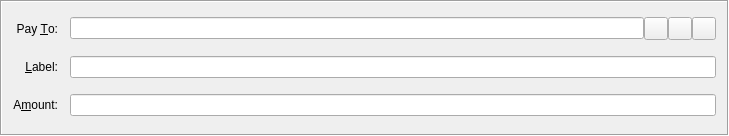
<?xml version="1.0" encoding="UTF-8"?>
<ui version="4.0">
 <class>SendCoinsEntry</class>
 <widget class="QFrame" name="SendCoinsEntry">
  <property name="geometry">
   <rect>
    <x>0</x>
    <y>0</y>
    <width>729</width>
    <height>136</height>
   </rect>
  </property>
  <property name="windowTitle">
   <string>Form</string>
  </property>
  <property name="frameShape">
   <enum>QFrame::Box</enum>
  </property>
  <property name="frameShadow">
   <enum>QFrame::Sunken</enum>
  </property>
  <layout class="QGridLayout" name="gridLayout">
   <property name="spacing">
    <number>12</number>
   </property>
   <item row="5" column="0">
    <widget class="QLabel" name="label">
     <property name="text">
      <string>A&amp;mount:</string>
     </property>
     <property name="alignment">
      <set>Qt::AlignRight|Qt::AlignTrailing|Qt::AlignVCenter</set>
     </property>
     <property name="buddy">
      <cstring>payAmount</cstring>
     </property>
    </widget>
   </item>
   <item row="3" column="0">
    <widget class="QLabel" name="label_2">
     <property name="text">
      <string>Pay &amp;To:</string>
     </property>
     <property name="alignment">
      <set>Qt::AlignRight|Qt::AlignTrailing|Qt::AlignVCenter</set>
     </property>
     <property name="buddy">
      <cstring>payTo</cstring>
     </property>
    </widget>
   </item>
   <item row="5" column="1">
    <widget class="BitcoinAmountField" name="payAmount"/>
   </item>
   <item row="4" column="0">
    <widget class="QLabel" name="label_4">
     <property name="text">
      <string>&amp;Label:</string>
     </property>
     <property name="alignment">
      <set>Qt::AlignRight|Qt::AlignTrailing|Qt::AlignVCenter</set>
     </property>
     <property name="buddy">
      <cstring>addAsLabel</cstring>
     </property>
    </widget>
   </item>
   <item row="3" column="1">
    <layout class="QHBoxLayout" name="payToLayout">
     <property name="spacing">
      <number>0</number>
     </property>
     <item>
      <widget class="QValidatedLineEdit" name="payTo">
       <property name="toolTip">
        <string>The address to send the payment to (e.g. 1NS17iag9jJgTHD1VXjvLCEnZuQ3rJDE9L)</string>
       </property>
       <property name="maxLength">
        <number>34</number>
       </property>
      </widget>
     </item>
     <item>
      <widget class="QToolButton" name="addressBookButton">
       <property name="toolTip">
        <string>Choose address from address book</string>
       </property>
       <property name="text">
        <string/>
       </property>
       <property name="icon">
        <iconset resource="../bitcoin.qrc">
         <normaloff>:/icons/address-book</normaloff>:/icons/address-book</iconset>
       </property>
       <property name="shortcut">
        <string>Alt+A</string>
       </property>
      </widget>
     </item>
     <item>
      <widget class="QToolButton" name="pasteButton">
       <property name="toolTip">
        <string>Paste address from clipboard</string>
       </property>
       <property name="text">
        <string/>
       </property>
       <property name="icon">
        <iconset resource="../bitcoin.qrc">
         <normaloff>:/icons/editpaste</normaloff>:/icons/editpaste</iconset>
       </property>
       <property name="shortcut">
        <string>Alt+P</string>
       </property>
      </widget>
     </item>
     <item>
      <widget class="QToolButton" name="deleteButton">
       <property name="toolTip">
        <string>Remove this recipient</string>
       </property>
       <property name="text">
        <string/>
       </property>
       <property name="icon">
        <iconset resource="../bitcoin.qrc">
         <normaloff>:/icons/remove</normaloff>:/icons/remove</iconset>
       </property>
      </widget>
     </item>
    </layout>
   </item>
   <item row="4" column="1">
    <widget class="QValidatedLineEdit" name="addAsLabel">
     <property name="toolTip">
      <string>Enter a label for this address to add it to your address book</string>
     </property>
    </widget>
   </item>
  </layout>
 </widget>
 <customwidgets>
  <customwidget>
   <class>BitcoinAmountField</class>
   <extends>QLineEdit</extends>
   <header>bitcoinamountfield.h</header>
   <container>1</container>
  </customwidget>
  <customwidget>
   <class>QValidatedLineEdit</class>
   <extends>QLineEdit</extends>
   <header>qvalidatedlineedit.h</header>
  </customwidget>
 </customwidgets>
 <resources>
  <include location="../bitcoin.qrc"/>
 </resources>
 <connections/>
</ui>
